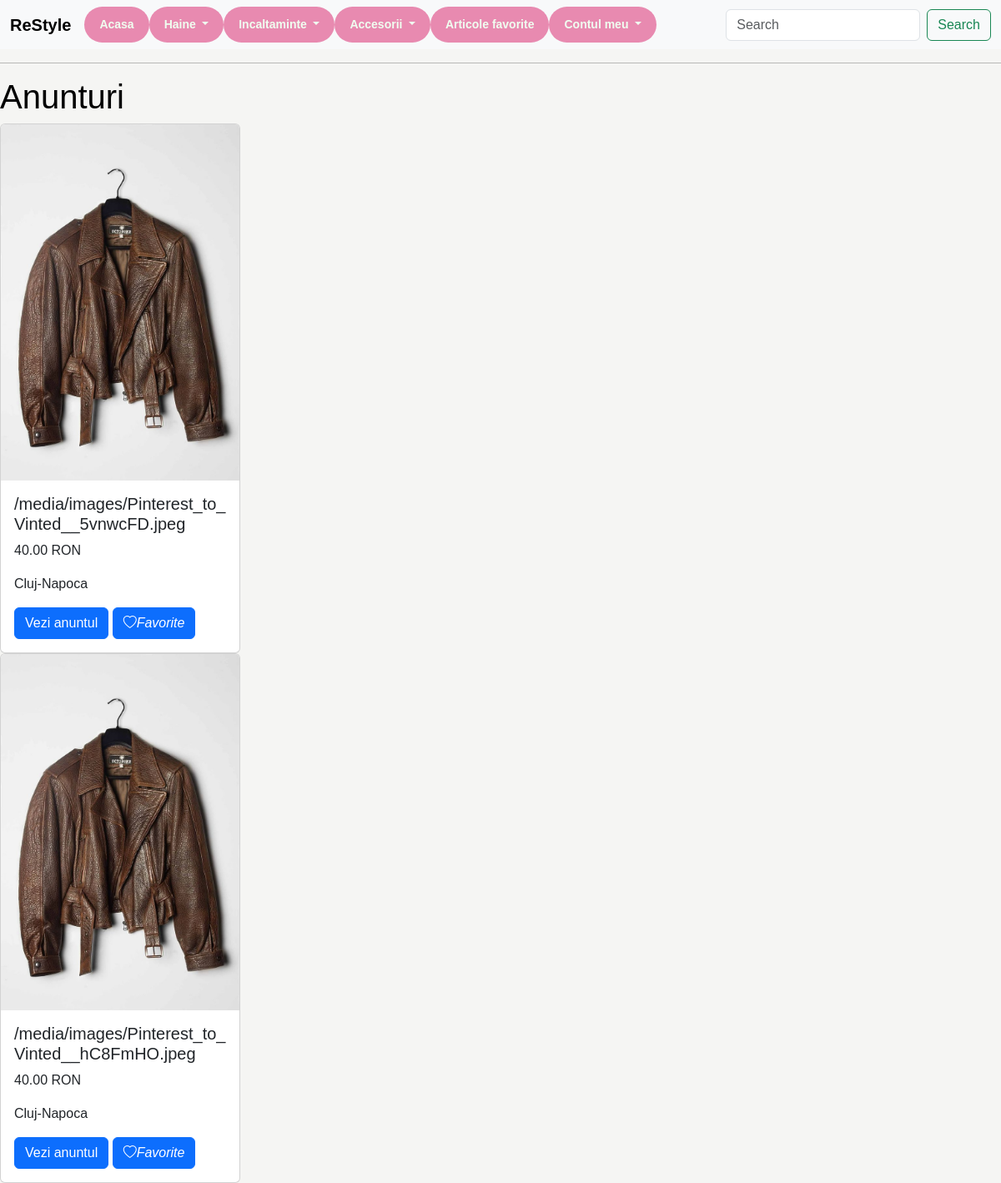
/ads/, run on the app's committed database.
### products/models.py (models this page shows, shortened)
class Category(models.Model):
    name = models.CharField(max_length=255)
    slug = models.SlugField(max_length=255, unique=True)
    parent_category = models.ForeignKey('Category', null=True, blank=True, on_delete=models.CASCADE)
    def subcategories(self):
        return Category.objects.filter(parent_category=self)

class Ad(models.Model):
    name = models.CharField(max_length=255)
    image = models.ImageField(upload_to='images/')
    description = models.TextField()
    price = models.DecimalField(decimal_places=2, max_digits=10)
    city = models.CharField(max_length=255)
    phone_number = models.CharField(max_length=255)
    post_date = models.DateTimeField(default=timezone.now)
    category = models.ForeignKey(Category, on_delete=models.CASCADE)

### products/views.py (the view)
# urls.py: path("ads/", views.ad_list, name="ad_list"),
def ad_list(request):
    ads = Ad.objects.all().order_by('-post_date')
    return render(request, 'ad_list.html', {'ads': ads})

### products/context_processors.py (called while the page is built)
def navbar_data(request):
    categories = Category.objects.filter(parent_category=None)
    return {'categories': categories}

### templates/ad_list.html
{% extends "base.html" %}
{% block content %}
    <h1>Anunturi</h1>
    {% for ad in ads %}
        <div class="card" style="width: 18rem;">
        {% if ad.image %}
            <img src="{{ ad.image.url }}" class="card-img-top" alt={{ ad.image }}>
        {% endif %}
            <div class="card-body">
                <h5 class="card-title">{{ ad.image.url }}</h5>
                <p class="card-text">{{ ad.price }} RON</p>
                <p class="card-text">{{ ad.city}}</p>
                <a href="#" class="btn btn-primary">Vezi anuntul</a>
                <a href="{% url 'favorites' ad.id %}" class="btn btn-primary">
                    <i class="bi bi-heart">Favorite</i>
                </a>
            </div>
        </div>
    {% endfor %}
{% endblock %}

### templates/base.html (shortened to what this page needs)
{% load static %}
<!DOCTYPE html>
<html lang="en">
<head>
    <link href="https://cdn.jsdelivr.net/npm/bootstrap@5.3.3/dist/css/bootstrap.min.css" rel="stylesheet">
    <link rel="stylesheet" href="https://cdn.jsdelivr.net/npm/bootstrap-icons@1.11.0/font/bootstrap-icons.css">
    <link rel="stylesheet" href="{% static 'css/style.css' %}">
</head>
<body>
<nav class="navbar navbar-expand-lg bg-body-tertiary">
    <div class="container-fluid">
        <a class="navbar-brand" href="#">ReStyle</a>
        <div class="collapse navbar-collapse" id="navbarSupportedContent">
            <ul class="navbar-nav me-auto mb-2 mb-lg-0">
                <li class="nav-item">
                    <a class="hero-small-button active" aria-current="page" href="{% url 'home' %}">Acasa</a>
                </li>
                {% for category in categories %}
                    <li class="nav-item dropdown">
                        <a class="hero-small-button dropdown-toggle" href="#" role="button" data-bs-toggle="dropdown"
                           aria-expanded="false">
                            {{ category.name }}
                        </a>
                    </li>
                {% endfor %}
                <li class="nav-item">
                    <a class="hero-small-button active" aria-current="page" href="{% url 'fav_list' %}">Articole
                        favorite</a>
                </li>
                <li class="nav-item dropdown">
                    <a class="hero-small-button dropdown-toggle" href="#" role="button" data-bs-toggle="dropdown"
                       aria-expanded="false">
                        Contul meu
                    </a>
                </li>
            </ul>
            <form class="d-flex" role="search">
                <input class="form-control me-2" type="search" placeholder="Search" aria-label="Search"/>
                <button class="btn btn-outline-success" type="submit">Search</button>
            </form>
        </div>
    </div>
</nav>
<hr>
{% block content %}
{% endblock %}
</body>
</html>

### static/css/style.css (style rules this page uses)
body { margin: 0; background: #f5f5f3; color: black; font-family: Arial, sans-serif; }
.navbar-brand { color: black; font-weight: bold; }
.hero-small-button { display: inline-block; background: #e88ab0; color: honeydew; text-decoration: none; font-size: 14px; font-weight: 700; padding: 11px 18px; border-radius: 999px; transition: 0.2s ease; }

### data on the page
Category: name "Haine"
Category: name "Incaltaminte"
Category: name "Accesorii"
Ad: image (picture), image "/media/images/Pinterest_to_Vinted__5vnwcFD.jpeg", price "40.00", city "Cluj-Napoca"
Ad: image (picture), image "/media/images/Pinterest_to_Vinted__hC8FmHO.jpeg", price "40.00", city "Cluj-Napoca"
